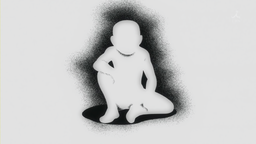
#> input picture Metodos2/derivada_primeira/Python/verdade.png, 256 x 144 px, shrunk from 2560 x 1440 before the run
$ python read_image.py
#> lines starting #> are read from the running program, lines starting #| are printed output that depends on the picture

from PIL import Image

# Metodo da derivada utilizando a filosofia Forward
def derivate_forward(fx, fx_forward, delta_x):
	return (fx_forward - fx)/delta_x

# Metodo da derivada utilizando a filosofia Backward
def derivate_backward(fx, fx_backward, delta_x):
	return (fx - fx_backward)/delta_x

# Metodo da derivada utilizando a filosofia Central
def derivate_central(fx_forward, fx_backward, delta_x):
	return (fx_forward - fx_backward)/(2*delta_x)

img_open = Image.open('verdade.png') # Imagem a  qual  o objeto vai representar
#> img_open is the input picture: PIL image 256x144 RGB; mean R, G, B 202.6, 203, 203
img_open_mat = img_open.load()  # Carregando a imagem para array

# Criando a imagem de saida
# new -> cria nova imagem
# '1' -> 1
# bit pixel, ou é branco(1) ou preto(0)
# img_open.size -> imagem é criada com as dimensões de img_open
img_exit = Image.new('L' , img_open.size)
#> img_exit: PIL image 256x144 L; every value is 0
img_exit_mat = img_exit.load()  # Carregando a imagem array

global resultx, resulty
# iterando cada pixel de img_open
for x in range(0, img_open.size[0]-1):
	for y in range(0, img_open.size[1]-1):

		# CApturando variação na horizontal
		if x == 0: # se estiver no limite esquerdo aplica forward
			resultx = derivate_forward(img_open_mat[x,y][0], img_open_mat[x+1, y][0], 1)
		elif x == img_open.size[0]-1: # se estiver no limite direito aplica backward
			resultx = derivate_backward(img_open_mat[x,y][0], img_open_mat[x-1, y][0], 1)
		else: # pixels em que se aplica a filosofia central
			resultx = derivate_central(img_open_mat[x+1,y][0], img_open_mat[x-1, y][0], 1)

		# CApturando variação na vertical
		if y == 0: # se estiver no limite esquerdo aplica forward
			resulty = derivate_forward(img_open_mat[x,y][0], img_open_mat[x, y+1][0], 1)
		elif y == img_open.size[0]-1: # se estiver no limite direito aplica backward
			resulty = derivate_backward(img_open_mat[x,y][0], img_open_mat[x, y-1][0], 1)
		else: # pixels em que se aplica a filosofia central
			resulty = derivate_central(img_open_mat[x+1,y][0], img_open_mat[x, y-1][0], 1)

		# [8 lines of commented-out code are left out]

		result =  int(max(abs(resultx), abs(resulty)))
		img_exit_mat[x,y] = result
# Salva a imagem saida
img_exit.save('img_exit.png')
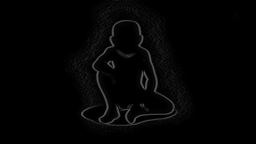
#> saved as img_exit.png: PIL image 256x144 L; min 0, max 97, mean 3.5
